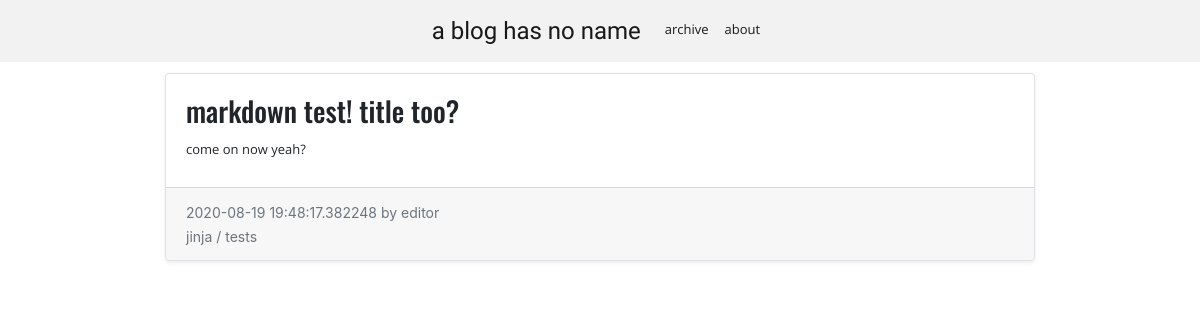
/post/markdown-test-title-too-, run on the app's committed database.
### app/models.py (models this page shows, shortened)
class Post(db.Model):
    id = db.Column(db.Integer, primary_key=True)
    title = db.Column(db.String(250))
    body = db.Column(db.Text)
    timestamp = db.Column(db.DateTime, index=True, default=datetime.utcnow)
    author = db.Column(db.String(64))
    tags = db.relationship('Tag', secondary=tags, lazy='subquery',
        backref=db.backref('posts', lazy=True))
    published = db.Column(db.Boolean)
    slug = db.Column(db.String(300), unique=True, index=True)

class Tag(db.Model):
    id = db.Column(db.Integer, primary_key=True)
    tag = db.Column(db.String(64), index=True, unique=True)

### app/routes.py (the view)
@app.route('/post/<slug>')
def post(slug):
    post = Post.query.filter_by(slug=slug).first_or_404()
    if not current_user.is_authenticated and not post.published:
        return redirect(url_for('index'))
    post.body = Markup(markdown.markdown(post.body))
    title = post.title
    return render_template('post.html', post=post, title=title)

### app/templates/post.html
{% extends "base.html" %}
{% block app_content %}
<div class="row">
    <div class="col-sm-12 py-2">
        {% if post %}
            {% include '_post.html' %}
        {% endif %}
    </div>
</div>
{% endblock %}

### app/templates/_post.html (shortened to what this page needs)
<div class="card border shadow-sm">
    <div class="card-body">
            <h3 class="card-title">
            {% if posts %}
            <a class="linkhide" href="{{ url_for('post', slug=post.slug) }}">{{ post.title }}
            </a>
            {% else %}
            {{ post.title }}
            {% endif %}
            </h3>
            <p class="card-text">
            {% if posts %}
            <a class="linkhide" href="{{ url_for('post', slug=post.slug) }}">
            {{ post.body }}
            </a>
            {% else %}
            {{ post.body }}
            {% endif %}
            </p>
    </div>
    <div class="card-footer">
        <small class="text-muted">{{ post.timestamp }} by {{ post.author }}</small>
        <br>
        <small class="text-muted">
        {% for tag in post.tags %}
            {% if post.tags|length > 1 and (tag != post.tags|last) %}
                {{ tag.tag + " /" }}
            {% else %}
                {{ tag.tag }}
            {% endif %}
        {% endfor %}
        </small>
    </div>
</div>

### app/static/styles.css (style rules this page uses)
body { padding-top:65px; }
p { margin-bottom: 8px; }
.opensans, li, p { font-family: Open Sans; font-size: small; }
.oswald, h3, h1, h5 { font-family: Oswald; }

### data on the page
Post: title "markdown test! title too?", body "come on now yeah?", timestamp "2020-08-19 19:48:17.382248", author "editor"
Tag: tag "jinja /"
Tag: tag "tests"
